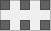
       <widget class="QFrame" name="frameHr4">
        <property name="geometry">
         <rect>
          <x>0</x>
          <y>300</y>
          <width>51</width>
          <height>31</height>
         </rect>
        </property>
        <property name="frameShape">
         <enum>QFrame::StyledPanel</enum>
        </property>
        <property name="frameShadow">
         <enum>QFrame::Raised</enum>
        </property>
        <widget class="QTextEdit" name="H43">
         <property name="geometry">
          <rect>
           <x>20</x>
           <y>20</y>
           <width>10</width>
           <height>10</height>
          </rect>
         </property>
         <property name="cursor" stdset="0">
          <cursorShape>ArrowCursor</cursorShape>
         </property>
         <property name="styleSheet">
          <string notr="true">background-color: rgb(97, 97, 97);
</string>
         </property>
         <property name="readOnly">
          <bool>true</bool>
         </property>
        </widget>
        <widget class="QTextEdit" name="H41">
         <property name="geometry">
          <rect>
           <x>20</x>
           <y>0</y>
           <width>10</width>
           <height>10</height>
          </rect>
         </property>
         <property name="cursor" stdset="0">
          <cursorShape>ArrowCursor</cursorShape>
         </property>
         <property name="styleSheet">
          <string notr="true">background-color: rgb(97, 97, 97);
</string>
         </property>
         <property name="readOnly">
          <bool>true</bool>
         </property>
        </widget>
        <widget class="QTextEdit" name="H42">
         <property name="geometry">
          <rect>
           <x>0</x>
           <y>20</y>
           <width>10</width>
           <height>10</height>
          </rect>
         </property>
         <property name="cursor" stdset="0">
          <cursorShape>ArrowCursor</cursorShape>
         </property>
         <property name="styleSheet">
          <string notr="true">background-color: rgb(97, 97, 97);
</string>
         </property>
         <property name="readOnly">
          <bool>true</bool>
         </property>
        </widget>
        <widget class="QTextEdit" name="H44">
         <property name="geometry">
          <rect>
           <x>0</x>
           <y>0</y>
           <width>10</width>
           <height>10</height>
          </rect>
         </property>
         <property name="cursor" stdset="0">
          <cursorShape>ArrowCursor</cursorShape>
         </property>
         <property name="styleSheet">
          <string notr="true">background-color: rgb(97, 97, 97);
</string>
         </property>
         <property name="readOnly">
          <bool>true</bool>
         </property>
        </widget>
        <widget class="QTextEdit" name="H45">
         <property name="geometry">
          <rect>
           <x>40</x>
           <y>0</y>
           <width>10</width>
           <height>10</height>
          </rect>
         </property>
         <property name="cursor" stdset="0">
          <cursorShape>ArrowCursor</cursorShape>
         </property>
         <property name="styleSheet">
          <string notr="true">background-color: rgb(97, 97, 97);
</string>
         </property>
         <property name="readOnly">
          <bool>true</bool>
         </property>
        </widget>
        <widget class="QTextEdit" name="H46">
         <property name="geometry">
          <rect>
           <x>40</x>
           <y>20</y>
           <width>10</width>
           <height>10</height>
          </rect>
         </property>
         <property name="cursor" stdset="0">
          <cursorShape>ArrowCursor</cursorShape>
         </property>
         <property name="styleSheet">
          <string notr="true">background-color: rgb(97, 97, 97);
</string>
         </property>
         <property name="readOnly">
          <bool>true</bool>
         </property>
        </widget>
       </widget>
